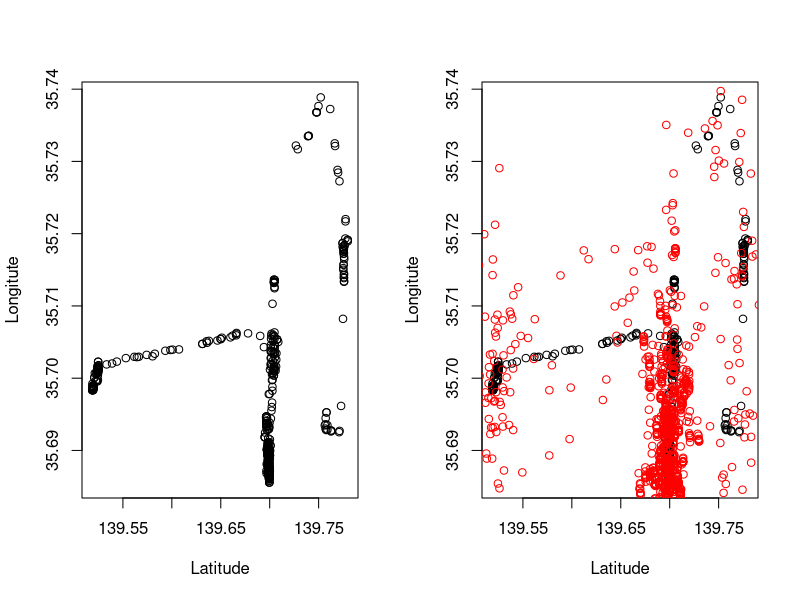

Reproduce this figure in R.
coordinates = read.csv("tokyo-lon-lat.csv",header = FALSE, sep = ",")

par(mfrow=c(1, 2))
plot(coordinates, xlab = "Latitude", ylab = "Longitute")

variance = 0.01
noise = matrix(rnorm(n = 100, mean = 0, sd = variance), ncol = 2)

newPoints = coordinates + noise 

plot(coordinates, xlab = "Latitude", ylab = "Longitute")
points(newPoints, col="red", )